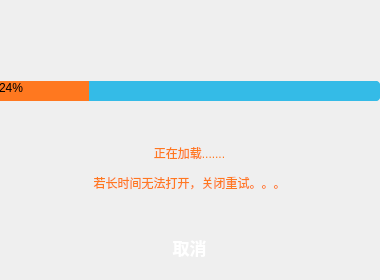
<?xml version="1.0" encoding="UTF-8"?>
<ui version="4.0">
 <class>Logining</class>
 <widget class="QWidget" name="Logining">
  <property name="geometry">
   <rect>
    <x>0</x>
    <y>0</y>
    <width>380</width>
    <height>280</height>
   </rect>
  </property>
  <property name="minimumSize">
   <size>
    <width>380</width>
    <height>280</height>
   </size>
  </property>
  <property name="maximumSize">
   <size>
    <width>380</width>
    <height>280</height>
   </size>
  </property>
  <property name="windowTitle">
   <string>Form</string>
  </property>
  <property name="layoutDirection">
   <enum>Qt::LeftToRight</enum>
  </property>
  <widget class="QLabel" name="label">
   <property name="geometry">
    <rect>
     <x>0</x>
     <y>0</y>
     <width>380</width>
     <height>280</height>
    </rect>
   </property>
   <property name="minimumSize">
    <size>
     <width>380</width>
     <height>280</height>
    </size>
   </property>
   <property name="maximumSize">
    <size>
     <width>380</width>
     <height>280</height>
    </size>
   </property>
   <property name="text">
    <string/>
   </property>
   <property name="pixmap">
    <pixmap resource="../../../../shadow.qrc">:/chatRoom/src/chat/assets/icons/LoginBack.png</pixmap>
   </property>
  </widget>
  <widget class="QWidget" name="layoutWidget">
   <property name="geometry">
    <rect>
     <x>-1</x>
     <y>-1</y>
     <width>381</width>
     <height>261</height>
    </rect>
   </property>
   <layout class="QVBoxLayout" name="verticalLayout">
    <item>
     <layout class="QHBoxLayout" name="horizontalLayout">
      <item>
       <spacer name="horizontalSpacer">
        <property name="orientation">
         <enum>Qt::Horizontal</enum>
        </property>
        <property name="sizeHint" stdset="0">
         <size>
          <width>40</width>
          <height>20</height>
         </size>
        </property>
       </spacer>
      </item>
      <item>
       <widget class="QPushButton" name="Min_pushButton">
        <property name="focusPolicy">
         <enum>Qt::NoFocus</enum>
        </property>
        <property name="styleSheet">
         <string notr="true">QPushButton{border-image: url(:/images/images/button-quit.svg); border:none;}

                                      QPushButton:hover{border-image: url(:/images/images/button-quit.svg);}
                                      QPushButton:pressed{border-image: url(:/images/images/button-quit.svg);}</string>
        </property>
        <property name="text">
         <string/>
        </property>
        <property name="icon">
         <iconset resource="../../../../shadow.qrc">
          <normaloff>:/chatRoom/src/chat/assets/icons/mini.png</normaloff>:/chatRoom/src/chat/assets/icons/mini.png</iconset>
        </property>
        <property name="iconSize">
         <size>
          <width>25</width>
          <height>25</height>
         </size>
        </property>
       </widget>
      </item>
      <item>
       <widget class="QPushButton" name="Close_pushButton">
        <property name="focusPolicy">
         <enum>Qt::NoFocus</enum>
        </property>
        <property name="styleSheet">
         <string notr="true">QPushButton{border-image: url(:/images/images/button-quit.svg);border:none;}
                                      QPushButton:hover{border-image: url(:/images/images/button-quit.svg);}
                                      QPushButton:pressed{border-image: url(:/images/images/button-quit.svg);}</string>
        </property>
        <property name="text">
         <string/>
        </property>
        <property name="icon">
         <iconset resource="../../../../shadow.qrc">
          <normaloff>:/chatRoom/src/chat/assets/icons/quit.png</normaloff>:/chatRoom/src/chat/assets/icons/quit.png</iconset>
        </property>
        <property name="iconSize">
         <size>
          <width>25</width>
          <height>25</height>
         </size>
        </property>
       </widget>
      </item>
     </layout>
    </item>
    <item>
     <layout class="QHBoxLayout" name="horizontalLayout_2">
      <item>
       <spacer name="horizontalSpacer_2">
        <property name="orientation">
         <enum>Qt::Horizontal</enum>
        </property>
        <property name="sizeHint" stdset="0">
         <size>
          <width>40</width>
          <height>20</height>
         </size>
        </property>
       </spacer>
      </item>
      <item>
       <widget class="QLabel" name="avatar_label">
        <property name="minimumSize">
         <size>
          <width>50</width>
          <height>50</height>
         </size>
        </property>
        <property name="maximumSize">
         <size>
          <width>50</width>
          <height>50</height>
         </size>
        </property>
        <property name="toolTip">
         <string>&lt;html&gt;&lt;head/&gt;&lt;body&gt;&lt;p align=&quot;center&quot;&gt;&lt;span style=&quot; color:#ff781f;&quot;&gt;头像&lt;/span&gt;&lt;/p&gt;&lt;/body&gt;&lt;/html&gt;</string>
        </property>
        <property name="layoutDirection">
         <enum>Qt::LeftToRight</enum>
        </property>
        <property name="styleSheet">
         <string notr="true"/>
        </property>
        <property name="text">
         <string/>
        </property>
        <property name="pixmap">
         <pixmap resource="../../../../shadow.qrc">:/chatRoom/src/chat/assets/icons/logo.png</pixmap>
        </property>
        <property name="scaledContents">
         <bool>true</bool>
        </property>
        <property name="alignment">
         <set>Qt::AlignCenter</set>
        </property>
       </widget>
      </item>
      <item>
       <spacer name="horizontalSpacer_3">
        <property name="orientation">
         <enum>Qt::Horizontal</enum>
        </property>
        <property name="sizeHint" stdset="0">
         <size>
          <width>40</width>
          <height>20</height>
         </size>
        </property>
       </spacer>
      </item>
     </layout>
    </item>
    <item>
     <widget class="QProgressBar" name="progressBar">
      <property name="contextMenuPolicy">
       <enum>Qt::DefaultContextMenu</enum>
      </property>
      <property name="toolTip">
       <string>正在加载</string>
      </property>
      <property name="layoutDirection">
       <enum>Qt::LeftToRight</enum>
      </property>
      <property name="autoFillBackground">
       <bool>false</bool>
      </property>
      <property name="styleSheet">
       <string notr="true">QProgressBar {
	background-color: rgb(52, 187, 231);
    border: -1px solid;
    border-radius: 5px;
}

QProgressBar::chunk {
   
	background-color: rgb(255, 120, 31);
}</string>
      </property>
      <property name="value">
       <number>24</number>
      </property>
     </widget>
    </item>
    <item>
     <widget class="QLabel" name="CurrentStatus_label">
      <property name="text">
       <string>&lt;html&gt;&lt;head/&gt;&lt;body&gt;&lt;p align=&quot;center&quot;&gt;&lt;span style=&quot; color:#ff781f;&quot;&gt;正在加载.......&lt;/span&gt;&lt;/p&gt;&lt;p align=&quot;center&quot;&gt;&lt;span style=&quot; color:#ff781f;&quot;&gt;若长时间无法打开，关闭重试。。。&lt;/span&gt;&lt;/p&gt;&lt;/body&gt;&lt;/html&gt;</string>
      </property>
     </widget>
    </item>
    <item>
     <widget class="QPushButton" name="login_button">
      <property name="focusPolicy">
       <enum>Qt::NoFocus</enum>
      </property>
      <property name="toolTip">
       <string>&lt;html&gt;&lt;head/&gt;&lt;body&gt;&lt;p align=&quot;center&quot;&gt;&lt;span style=&quot; color:#ff781f;&quot;&gt;登录&lt;/span&gt;&lt;/p&gt;&lt;/body&gt;&lt;/html&gt;</string>
      </property>
      <property name="styleSheet">
       <string notr="true">QPushButton{
    color: white;
    font: bold 13pt;
    border:none;
    min-height: 24px;
    min-width: 60px;
	border-image: url(:/images/images/button-login.svg);
}
QPushButton:hover{
    color: lightgray;
    
	border-image: url(:/images/images/button-login-hover.svg);
}
QPushButton:pressed {
    color: lightgray;
    
	border-image: url(:/images/images/button-login-press.svg);
    padding-top: -15px;
    padding-bottom: -17px;
} </string>
      </property>
      <property name="text">
       <string>取消</string>
      </property>
      <property name="iconSize">
       <size>
        <width>200</width>
        <height>40</height>
       </size>
      </property>
     </widget>
    </item>
   </layout>
  </widget>
 </widget>
 <resources>
  <include location="../../../../shadow.qrc"/>
 </resources>
 <connections/>
</ui>
